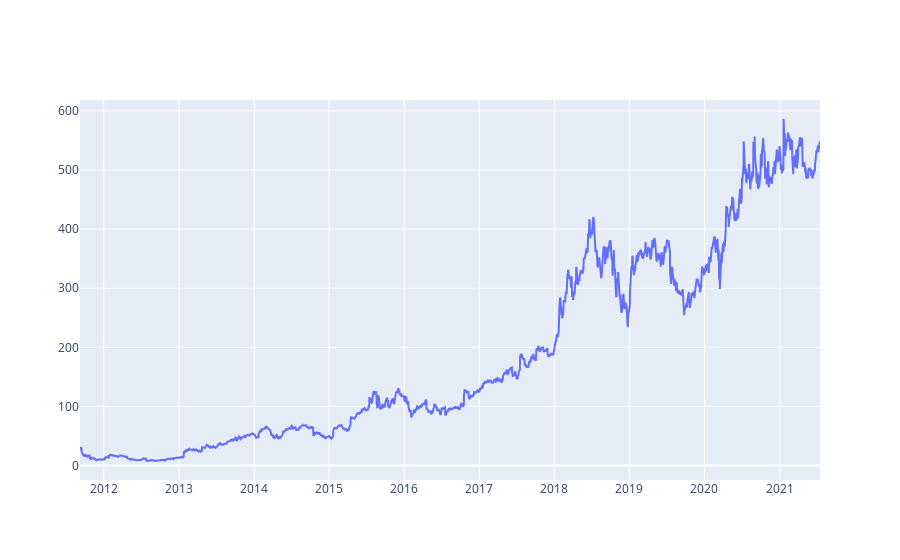

Here is the notebook cell this chart was saved with:
### Code cell
chart = naas_drivers.plotly.linechart(table, x="Date", y=["Close"])
chart

### Figure 1 — Plotly figure (JSON) as saved in the notebook; plotly's stock layout.template omitted (floating-point values rounded to 4 significant figures; data arrays with more than 128 entries replaced by an {"elided": "..."} marker saying what was removed)
{"data": [{"name": "Close", "type": "scatter", "x": {"elided": "2481 str values"}, "y": {"elided": "2481 float values"}}], "layout": {"autosize": true, "dragmode": "pan", "showlegend": false, "xaxis": {"autorange": true, "range": ["2011-09-07", "2021-07-16"], "rangeslider": {"visible": false, "yaxis": {}}, "type": "date"}, "yaxis": {"autorange": true, "range": [-24.46, 618.5], "type": "linear"}}}
